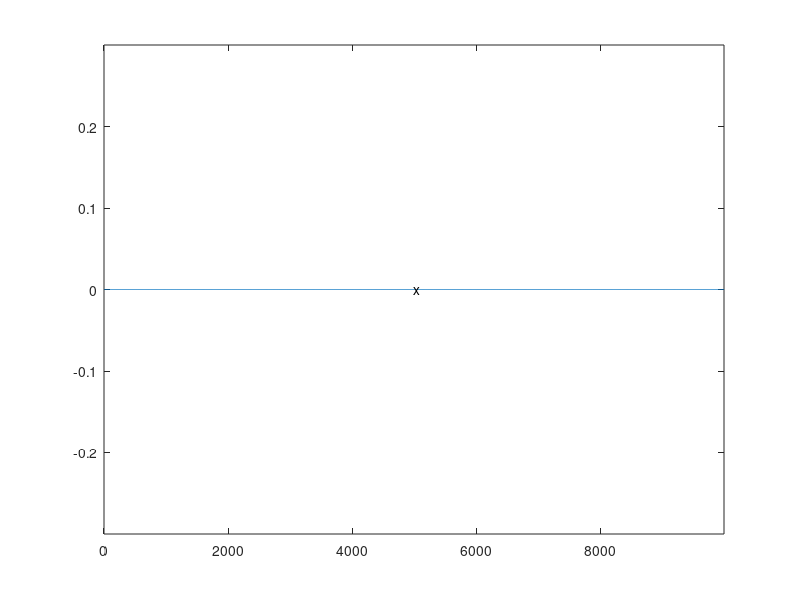

The MATLAB source for this figure: (Note: this script raises an error after producing the figure.)
#  SpectrumVisualizer.m
#    Displays waveform and spectrum figures;
#    Interacts with user;
#    Loads and calls plugins.

clear;
addpath("./");

Version = "0.3";

global FFTSize;
global SampleRate;
global Window;
global ViewPos;
global ViewWidth;
global Length;
global PlotLeft;

global SpectrumLowerRange;
global SpectrumUpperRange;
global DBLowerRange;
global DBUpperRange;

#  Global variable for plugins to identify where they are running in.
global Environment;
Environment = "Visual";

function Empty
end

#  Functions in Plugin_Load are called when a new wave file is loaded.
#  Call parameter(s):
#    FunctionName(Wave)
#  Wave: an array of the whole loaded signal.
global Plugin_Load = [
                "Empty"
                "Plugin_Load_PulseMarking"
        ];

#  Functions in Plugin_Wave are called when a waveform redraw takes place.
#  Call parameter(s):
#    FunctionName(Wave)
#  Wave: an array of signal contained in the visible area.
global Plugin_Wave = [
                "Empty"
                "Plugin_PulseMarking"
                "Plugin_VOTMarking"
        ];

#  Functions in Plugin_Spectrum are called when a spectrum redraw takes place.
#  Call parameter(s):
#    FunctionName(Spectrum, Phase, Wave, ExtWave)
#  Spectrum: The decibel magnitude spectrum of a FFTSize-size fourier transform
#    at the center of the visible area.
#  Phase: The phase spectrum of a FFTSize-size fourier transform at the center
#    of the visible area.
#  Wave: an array of signal centered in the visible area. Its length is equal
#    to FFTSize.
#  ExtWave: Extended Wave, which means it's 128 samples longer than Wave. Can
#    be useful in precise fundamental frequency detection.
global Plugin_Spectrum = [
                "Empty"
                "Plugin_F0Marking_ByPhase"
        #       "Plugin_F0Marking"
        #       "Plugin_Freq2Pitch"
        #       "Plugin_HarmonicMarking"
                "Plugin_HarmonicMarking_Naive"
        #       "Plugin_PhaseFigure"
        ];

#  The following variables specify the feature of the spectrum figure.
FFTSize = 2048;
SpectrumLowerRange = 0;
SpectrumUpperRange = 15000;
DBLowerRange = - 70;
DBUpperRange = 40;
WindowFunc = @hanning;

#  Keycodes
Button_Click = 1;
Button_Exit = - 1;
Button_W = 119;
Button_A = 97;
Button_S = 115;
Button_D = 100;
Button_O = 111;

#  Draws the time domain signal in the range of visible area.
function UpdateView(Wave)
        global ViewPos;
        global ViewWidth;
        global Length;
        global PlotLeft;
        global Plugin_Wave;
        Left = ViewPos - ViewWidth;
        Right = ViewPos + ViewWidth;
        if(Left < 1)
                Left = 1;
        end
        if(Right > Length)
                Right = Length;
        end
        PlotLeft = fix(Left);
        plot(Wave(PlotLeft : fix(Right)));
        axis([0, Right - PlotLeft, - 0.3, 0.3]);
        text(ViewPos - PlotLeft, Wave(fix(ViewPos)), "x");

        #Evaluates Plugin_Wave plugins.
        for i = 1 : length(Plugin_Wave(:, 1))
                eval(cstrcat(Plugin_Wave(i, :),
                     "(Wave(PlotLeft : fix(Right)));"));
        end
end

#  Calulates the decibel magnitude and phase spectrum from time domain signals.
function [Ret, RetPhase] = GenerateSpectrum(Wave)
        global FFTSize;
        global Window;
        X = fft(fftshift(Wave .* Window));
        Ret = abs(X)(1 : FFTSize / 2);
        Ret = log10(Ret + 0.000001) * 20;
        RetPhase = arg(X);
end

#  Returns the spectrum and waveform in the range of FFT area.
function [Ret, RetPhase, RetWave, ExtWave] = UpdateSpectrum(Wave)
        global ViewPos;
        global ViewWidth;
        global Length;
        global FFTSize;
        Left = ViewPos - FFTSize / 2;
        Right = ViewPos + FFTSize / 2;
        if(Left < 0)
                Left = 0;
        end
        if(Right > Length)
                Right = Length;
        end
        RetWave = Wave(Left : Right - 1);
        ExtWave = Wave(Left : Right - 1 + 128);
        [Ret, RetPhase] = GenerateSpectrum(RetWave);
end

#  Draws the ticks in the spectrum plot.
function UpdatePlotTick(SpectrumLowerRange, SpectrumUpperRange, DBLowerRange)
        global FFTSize;
        global SampleRate;
        SpectrumWidth = SpectrumUpperRange - SpectrumLowerRange;
        BinWidth = SpectrumWidth / SampleRate * FFTSize;
        FixTo10 = fix(BinWidth / 60 + 1) * 5;
        Range = [FFTSize / SampleRate * SpectrumLowerRange : FixTo10 : ...
                 FFTSize / SampleRate * SpectrumUpperRange];
        set(gca, 'xtick', Range);
        for i = Range
                text(i - 1, DBLowerRange + 5,
                     strcat(mat2str(fix(i / FFTSize * SampleRate)), "Hz"));
        end
end

#  Initialization
OrigWave = zeros(10000, 1);
SampleRate = 44100;
Length = length(OrigWave);
Window = WindowFunc(FFTSize);
ViewPos = fix(Length / 2);
ViewWidth = ViewPos;
WaveToOpen = "";

clf;
figure(1);
plot(OrigWave);
UpdateView(OrigWave);

printf(cstrcat("Spectrum Visualizer ", Version, "\n"));
printf("W - Scale in,     S - Scale out.\n");
printf("A - Move to left, D - Move to right.\n");
printf("O - Open wave file.\n");
fflush(stdout);

while(1)
        [Spectrum, Phase, Wave, ExtWave] = UpdateSpectrum(OrigWave);
        figure(2);
        LBound = fix(FFTSize / SampleRate * SpectrumLowerRange);
        UBound = fix(FFTSize / SampleRate * SpectrumUpperRange);
        plot(Spectrum(1 : UBound));
        title(cstrcat("Spectrum, FFTSize: ", mat2str(FFTSize)));
        axis([LBound, UBound, DBLowerRange, DBUpperRange]);
        UpdatePlotTick(SpectrumLowerRange, SpectrumUpperRange, DBLowerRange);

        #Evaluates Plugin_Spectrum plugins.
        for i = 1 : length(Plugin_Spectrum(:, 1))
                eval(cstrcat(Plugin_Spectrum(i, :),
                     "(Spectrum, Phase, Wave, ExtWave);"));
        end

        figure(1);
        UpdateView(OrigWave);
        title(cstrcat("Waveform at ", mat2str(ViewPos / SampleRate), " sec."));
        [X, Y, Button] = ginput(1);
        X += PlotLeft;

        if(Button == Button_Click)
                ViewPos = fix(X); #Move to mouse pos
        elseif(Button == Button_W)
                ViewWidth *= 0.5; #Scale in
        elseif(Button == Button_S)
                ViewWidth /= 0.5; #Scale out
        elseif(Button == Button_A)
                ViewPos -= ViewWidth * 0.2; #Left
        elseif(Button == Button_D)
                ViewPos += ViewWidth * 0.2; #Right
        elseif(Button == Button_O)
                #Open
                WaveToOpen = input("Wave to open(enclosed by quotes): ");
                [OrigWave, SampleRate] = wavread(WaveToOpen);
                Length = length(OrigWave);
                Window = hanning(FFTSize);
                ViewPos = fix(Length / 2);
                ViewWidth = ViewPos;

                #Evaluates Plugin_Load plugins.
                for i = 1 : length(Plugin_Load(:, 1))
                        eval(cstrcat(Plugin_Load(i, :), "(OrigWave);"));
                end
        elseif(Button == Button_Exit)
                break; #Exit
        end
        ViewPos = fix(ViewPos);

        #Keep the visible area in the wave.
        if(ViewPos < 1)
                ViewPos = 1;
        elseif(ViewPos > Length - FFTSize)
                ViewPos = Length - FFTSize;
        end
        fflush(stdout);
end

close(1);
close(2);

